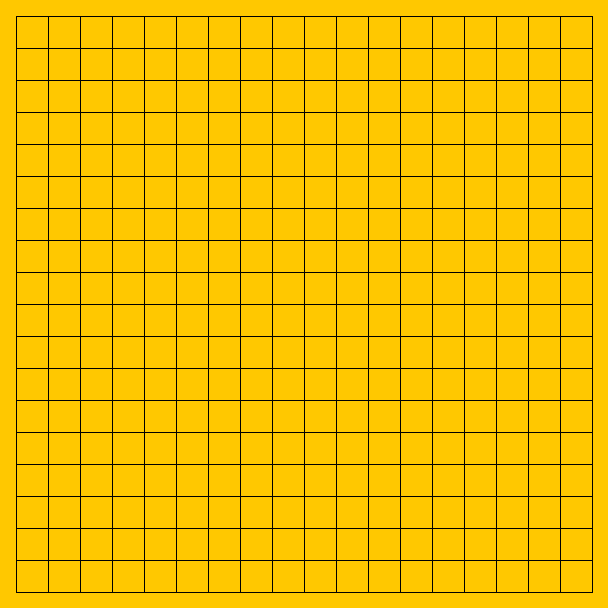
Frame 1 (no input)
Frame 60 (the mouse pressed at the canvas centre just before this capture): identical to frame 1, image omitted
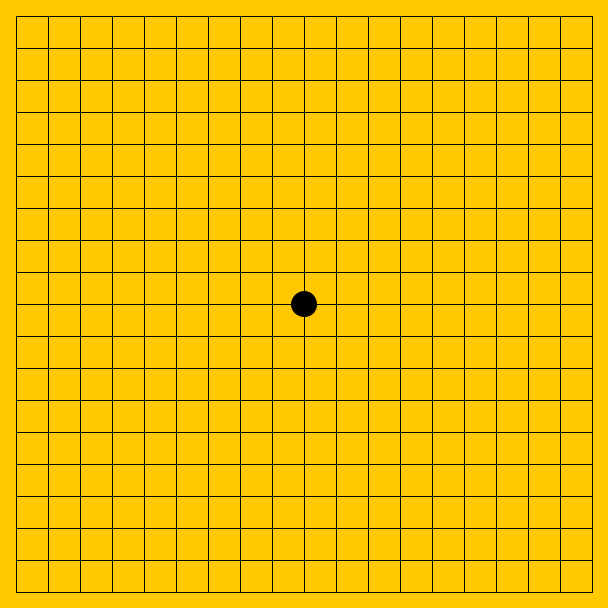
Frame 120 (the mouse held since frame 60 and released just before this capture)

The Processing sketch that drew these frames (run headless with seeded random() and noise(); from frame 60 on, the mouse is pressed at the canvas centre):

// Processing sketch: HW3a_Processing_weiqi
// ── HW3a_Processing_weiqi.pde
/* @Rui Zhang
 * HW3a: weiqi
 * display a game board and allow user input, 
 * when you click on the board, a piece should be put down (Go/WeiQi)
*/


void setup(){
  size(608,608);
  Box=width/N;
};

int Box;
final int N = 19;
int currentColor = 1;
int[] board = new int[N*N];

void draw(){
  background(255,200,0);
  for(int i = 0; i < N; i++){
    line(Box/2,Box/2+i*Box,width-Box/2,i*Box+Box/2);
    line(i*Box+Box/2,Box/2,i*Box+Box/2,height-Box/2);
  }
  for(int i = 0; i< board.length;i++){
    int x= i % N;
    int y= i/N;
    
    switch(board[i]){
      case 0:
           break; 
      case 1:
           fill(0);
           ellipse(x*Box+Box/2,y*Box+Box/2,25,25);
           break;
      case -1:
           fill(255);
           ellipse(x*Box+Box/2,y*Box+Box/2,25,25);
           break;
    }
  }
      
}
  
void mousePressed(){
  int x = mouseX/Box, y = mouseY/Box;
  board[x+y*N] = currentColor;
  currentColor=-currentColor;
}
